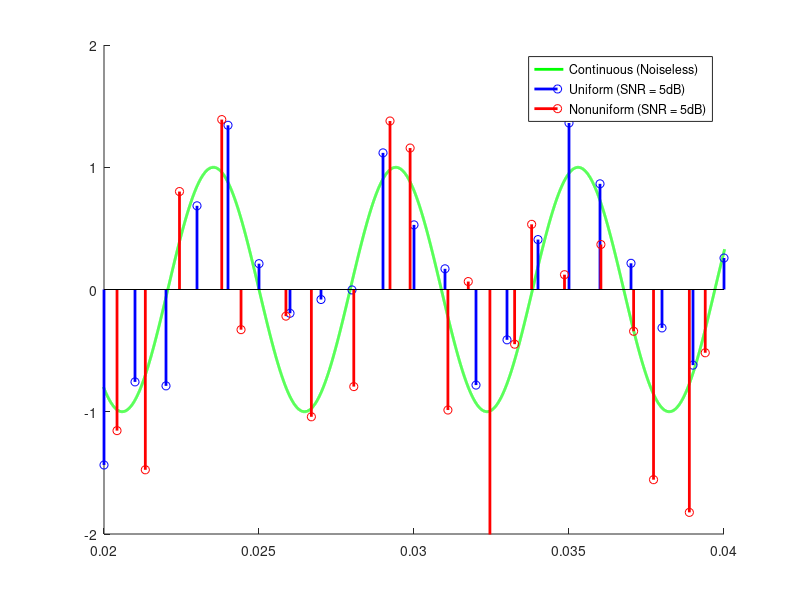

MATLAB code for this plot: (Note: this script raises an error after producing the figure.)
 close all;
clear all;
clc;

%----------------Few Initializations-----------------------------------%
T = 0.001;                      % Sampling interval
a = 0;                          % t minimum
b = 1;                          % t maximum        
t_cont =  [a:T*.001:b];         % Dense 
t= [a:T:b];                     % Uniformly spaced
fontSize = 14;
lineWidth = 2;
%----------------------------------------------------------------------%


%------------------------------Creating Jittered Sampling---------------%
Non_Uni_Samples = length(t);
modifiedt = zeros (1, Non_Uni_Samples);

min = -5;                   % Min value
max = 5;                    % Max value  
r = (max-min).*rand(1,Non_Uni_Samples) + min;  % Randomly distributed Values

for i = 2:Non_Uni_Samples                               % Jittered model with additive non-uniform sampling
   modifiedt(i) = modifiedt(i-1) + T + r(i)*T*10^-1;
end
 
 
% figure, 
% hold on
% stem(t,ones(size(t)), 'b','LineWidth',2)
% stem(modifiedt,ones(size(modifiedt)),'r','LineWidth',2)
% axis([0.02 0.04  -.5 1.5])
% Ax = legend( 'Uniform Sampling', 'Additive Nonuniform Sampling')
% leg = findobj(Ax,'type','text')
% set(leg,'fontsize', fontSize)
% grid on
% hold off
%------------------------------------------------------------------------%


%-------------------------Specified parameters for the ANF----------------%
gamma = 0.001;
xi  = .15; 
%-------------------------------------------------------------------------%

%--------------------------Speficied Parameters for the signal----------%
N = length(t);
A =  1;
phi = pi/2;

stable = ( (gamma / (4*xi)) < 1)
%     f =  60;
 f =  170;
f_Est = zeros(size(f));
 
SNRdB = 5;
%------------------------------------------------------------------------%

%-----------------------Generating the Signals ---------------------------%
Y_Uniform = A * sin (2*pi*f*t + phi ) - 1+ awgn(zeros(size(t))+1,SNRdB,'measured');                        % infecting the signal with additive noise
Y_NonUniform = A * sin (2*pi*f*modifiedt + phi ) -1 + awgn(zeros(size(modifiedt))+1,SNRdB,'measured');     % infecting the signal with additive noise

% Y_NonUniform = A* sin (2*pi*f*modifiedt + phi )  + A * sin (2*pi*230*modifiedt + phi )+ A * sin (2*pi*207.8*modifiedt + phi )+ + A * sin (2*pi*507.8*modifiedt + phi )+ + A * sin (2*pi*407.8*modifiedt + phi ) -5 + awgn(zeros(size(modifiedt))+5,SNRdB,'measured');     % infecting the signal with additive noise
% 
% - 1+ awgn(zeros(size(modifiedt))+1,SNRdB,'measured'); 

% + A * sin (2*pi*230*modifiedt + phi )+ A * sin (2*pi*207.8*modifiedt + phi )+ + A * sin (2*pi*507.8*modifiedt + phi )+ + A * sin (2*pi*407.8*modifiedt + phi ) -5 + awgn(zeros(size(modifiedt))+5,SNRdB,'measured');     % infecting the signal with additive noise


Y_Continuous =  A * sin (2*pi*f*t_cont + phi );



figure, 
hold on
plot (t_cont,Y_Continuous, 'g','LineWidth',lineWidth)
stem(t,Y_Uniform, 'b','LineWidth',2)
stem(modifiedt,Y_NonUniform,'r','LineWidth',lineWidth)
hold off
axis([0.02 0.04  -2 2])
Ax = legend( 'Continuous (Noiseless)','Uniform (SNR = 5dB)', 'Nonuniform (SNR = 5dB)')
Ax.FontSize = fontSize;
% leg = findobj(Ax,'type','text')
% set(leg,'FontSize', fontSize) 
ylabel ('Amplitude (units)')
xlabel ('Time(s)')
grid on 
% print -depsc2 SignalUnifNonUnif
%-----------------------------------------------------------------------%

 
%------------------------Processing Frequency Estimation-----------------%
flag = (rand() < .5) ;
% if (flag == 0 )
       freqError = +17;
%         freqError = +6;
% else
%        freqError = -17;
%        freqError = -6;
% end
initialFreq = 2*pi*(f+ freqError);
%   initialFreq  = 2*pi*205; 

[S1, S2,S3]= FourthOrderANFFixedBlock(Y_Uniform, T, initialFreq, gamma, xi);                      % This is a uniformly sampled system

[H1, H2,H3]= NonUniform4thOrderANFFixedBlock(Y_NonUniform, modifiedt, initialFreq, gamma, xi);    % This is a non-uniformly sampled system

% %  bandPassFreq = initialFreq;
% %  xi_c = xi ; 
% [ M1,M2,M3] = SpecialBP_NonUniform4thOrderANFFixedBlock (Y_NonUniform, modifiedt, initialFreq, gamma, xi, initialFreq, xi+.2,  0);
% 
% [ X1,X2,X3] = Special4thOderBP_NonUniform4thOrderANFFixedBlock (Y_NonUniform, modifiedt, initialFreq, gamma, xi, initialFreq, xi+.2);
% 
% [G1,G2,G3] = SpecialComplementary_NonUniform4thOrderANFFixedBlock(Y_NonUniform, modifiedt, initialFreq, gamma, xi); 


% figure, plot (modifiedt,Y_NonUniform, modifiedt,BP1)
% legend('True/Desired', 'BP output')
 
figure, plot(t_cont,f*ones(size(t_cont)),'g', 'LineWidth', lineWidth)
title('(a)')
hold on
plot (t, S3/(2*pi),'b' ,'LineWidth', lineWidth)
plot (modifiedt, H3/(2*pi),'r', 'LineWidth', lineWidth)
% plot (modifiedt, M3/(2*pi),'k', 'LineWidth', lineWidth) 
% plot (modifiedt, X3/(2*pi),'m', 'LineWidth', lineWidth)
% plot (modifiedt, G3/(2*pi),'c', 'LineWidth', lineWidth)
hold off
str1 = 'Estimated Uniform';
str2 = 'Estimated Nonuniform';
% str3 = 'Estimated with BP Intergrated'
% str4 = 'Estimated with BP 4th order Intergrated'
% str5 = 'Estimated with Complementary Intergrated'
% Ax = legend('True Value',str1, str2,str3,str4, 'Location','North')
Ax = legend('True Value',str1, str2, 'Location','North')
Ax.FontSize = fontSize;
% leg = findobj(Ax,'type','text')
% set(leg,'fontsize', fontSize)
ylabel ('Frequency (Hz)')
xlabel ('Time(s)')
% axis([a b 155 190])
grid on  
axis tight

% print -depsc2 FreqConverUnifNonUnif    % Higher Freq initialization, 170
% print -depsc2 FreqConverUnifNonUnif1     % Lower Freq initialization

% print -depsc2 FreqConverUnifNonUnif2    % Higher Freq initialization, 60
% print -depsc2 FreqConverUnifNonUnif3     % Lower Freq initialization
%------------------------------------------------------------------------%


%------------Plotting the first derivative of the approximation--------%

%  Y_derivative = A *2*pi*f* cos (2*pi*f*modifiedt + phi );
%  Y_Estimated_Derivatives = H1 .* H3 *(-2*xi);
%  figure, plot (modifiedt, Y_derivative, modifiedt, Y_Estimated_Derivatives, 'LineWidth' , 2.3)
% Ax = legend ('True 1^{st} Derivative of y', 'Discrete ANF Approx, Dy')
% Ax.FontSize = fontSize;
%  axis([.4 .6 -600 600])
% % axis([.4 .5 -1200 1200])
% ylabel ('Amplitude (units)')
% xlabel ('Time(s)')
% grid on
